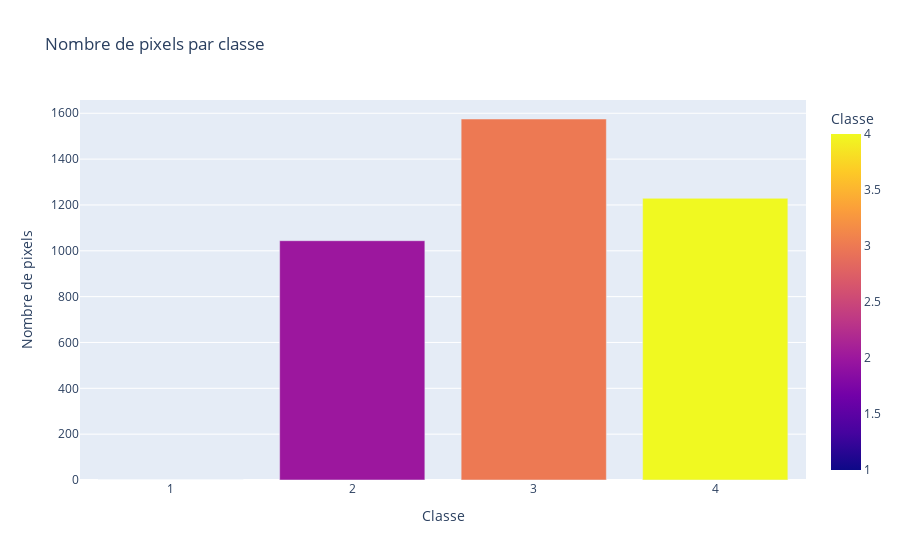

Notebook source saved alongside this figure:
### Code cell
# Compter les pixels par classe
unique, counts = np.unique(raster_array, return_counts=True)
pixel_counts = dict(zip(unique, counts))

# Exclure la classe 0 (fond)
pixel_counts.pop(0, None)

# Créer un DataFrame avec toutes les classes (1, 2, 3, 4)
all_classes = pd.DataFrame({'Classe': [1, 2, 3, 4]})

# Fusionner avec les comptes de pixels
pixel_df = pd.merge(
    all_classes,
    pd.DataFrame({'Classe': list(pixel_counts.keys()), 'Nombre de pixels': list(pixel_counts.values())}),
    on='Classe',
    how='left'
).fillna(0)

# Dictionnaire de couleurs
color_map = {
    1: '#F5DEB3',  # Sol nu
    2: '#98FB98',  # Herbe
    3: '#32CD32',  # Landes
    4: '#228B22'   # Arbre
}

# Créer le diagramme
fig_pixels = px.bar(
    pixel_df,
    x='Classe',
    y='Nombre de pixels',
    color='Classe',
    color_discrete_map=color_map,
    title='Nombre de pixels par classe',
    labels={'Classe': 'Classe', 'Nombre de pixels': 'Nombre de pixels'},
    category_orders={'Classe': [1, 2, 3, 4]}
)

# Personnaliser l'axe x
fig_pixels.update_xaxes(
    type='category',
    tickvals=[1, 2, 3, 4],
    ticktext=['1', '2', '3', '4']
)

# Enregistrer la figure
output_pixel_path = '/home/onyxia/work/results/figure/diag_baton_nb_pix_by_class.html'
os.makedirs(os.path.dirname(output_pixel_path), exist_ok=True)
fig_pixels.write_html(output_pixel_path)

# Afficher la figure
fig_pixels.show()

### Figure 1 — Plotly figure (JSON) as saved in the notebook; plotly's stock layout.template omitted (floating-point values rounded to 4 significant figures)
{"data": [{"hovertemplate": "Classe=%{marker.color}<br>Nombre de pixels=%{y}<extra></extra>", "legendgroup": "", "marker": {"color": [1, 2, 3, 4], "coloraxis": "coloraxis", "pattern": {"shape": ""}}, "name": "", "orientation": "v", "showlegend": false, "textposition": "auto", "type": "bar", "x": [1, 2, 3, 4], "xaxis": "x", "y": [0.0, 1044.0, 1575.0, 1229.0], "yaxis": "y"}], "layout": {"barmode": "relative", "coloraxis": {"colorbar": {"title": {"text": "Classe"}}, "colorscale": [[0, "#0d0887"], [0.1111, "#46039f"], [0.2222, "#7201a8"], [0.3333, "#9c179e"], [0.4444, "#bd3786"], [0.5556, "#d8576b"], [0.6667, "#ed7953"], [0.7778, "#fb9f3a"], [0.8889, "#fdca26"], [1, "#f0f921"]]}, "legend": {"tracegroupgap": 0}, "title": {"text": "Nombre de pixels par classe"}, "xaxis": {"anchor": "y", "categoryarray": [1, 2, 3, 4], "categoryorder": "array", "domain": [0, 1], "ticktext": ["1", "2", "3", "4"], "tickvals": [1, 2, 3, 4], "title": {"text": "Classe"}, "type": "category"}, "yaxis": {"anchor": "x", "domain": [0, 1], "title": {"text": "Nombre de pixels"}}}}
